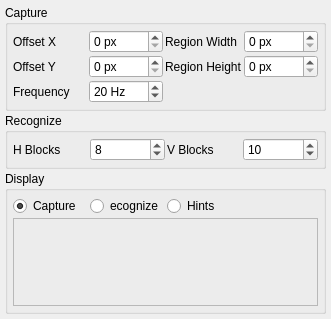
<?xml version="1.0" encoding="UTF-8"?>
<ui version="4.0">
 <class>WindowForm</class>
 <widget class="QWidget" name="WindowForm">
  <property name="geometry">
   <rect>
    <x>0</x>
    <y>0</y>
    <width>331</width>
    <height>319</height>
   </rect>
  </property>
  <property name="windowTitle">
   <string>BioCheat v.0.8</string>
  </property>
  <layout class="QVBoxLayout" name="verticalLayout">
   <item>
    <widget class="QGroupBox" name="capBox">
     <property name="title">
      <string>Capture</string>
     </property>
     <layout class="QGridLayout" name="gridLayout">
      <item row="0" column="0">
       <widget class="QLabel" name="xOffsetLabel">
        <property name="text">
         <string>Offset X</string>
        </property>
       </widget>
      </item>
      <item row="0" column="1">
       <widget class="QSpinBox" name="xOffset">
        <property name="suffix">
         <string> px</string>
        </property>
       </widget>
      </item>
      <item row="0" column="2">
       <widget class="QLabel" name="regionWidthLabel">
        <property name="text">
         <string>Region Width</string>
        </property>
       </widget>
      </item>
      <item row="0" column="3">
       <widget class="QSpinBox" name="regionWidth">
        <property name="suffix">
         <string> px</string>
        </property>
       </widget>
      </item>
      <item row="1" column="0">
       <widget class="QLabel" name="yOffsetLabel">
        <property name="text">
         <string>Offset Y</string>
        </property>
       </widget>
      </item>
      <item row="1" column="1">
       <widget class="QSpinBox" name="yOffset">
        <property name="suffix">
         <string> px</string>
        </property>
       </widget>
      </item>
      <item row="1" column="2">
       <widget class="QLabel" name="regionHeightLabel">
        <property name="text">
         <string>Region Height</string>
        </property>
       </widget>
      </item>
      <item row="1" column="3">
       <widget class="QSpinBox" name="regionHeight">
        <property name="suffix">
         <string> px</string>
        </property>
       </widget>
      </item>
      <item row="2" column="0">
       <widget class="QLabel" name="yOffsetLabel_2">
        <property name="text">
         <string>Frequency</string>
        </property>
       </widget>
      </item>
      <item row="2" column="1">
       <widget class="QSpinBox" name="frequency">
        <property name="suffix">
         <string> Hz</string>
        </property>
        <property name="minimum">
         <number>2</number>
        </property>
        <property name="maximum">
         <number>100</number>
        </property>
        <property name="value">
         <number>20</number>
        </property>
       </widget>
      </item>
     </layout>
    </widget>
   </item>
   <item>
    <widget class="QGroupBox" name="groupBox">
     <property name="title">
      <string>Recognize</string>
     </property>
     <layout class="QGridLayout" name="gridLayout_2">
      <item row="0" column="0">
       <widget class="QLabel" name="xOffsetLabel_2">
        <property name="text">
         <string>H Blocks</string>
        </property>
       </widget>
      </item>
      <item row="0" column="1">
       <widget class="QSpinBox" name="hBlocks">
        <property name="minimum">
         <number>1</number>
        </property>
        <property name="value">
         <number>8</number>
        </property>
       </widget>
      </item>
      <item row="0" column="2">
       <widget class="QLabel" name="regionWidthLabel_2">
        <property name="text">
         <string>V Blocks</string>
        </property>
       </widget>
      </item>
      <item row="0" column="3">
       <widget class="QSpinBox" name="vBlocks">
        <property name="suffix">
         <string/>
        </property>
        <property name="minimum">
         <number>1</number>
        </property>
        <property name="value">
         <number>10</number>
        </property>
       </widget>
      </item>
     </layout>
    </widget>
   </item>
   <item>
    <widget class="QGroupBox" name="groupBox_2">
     <property name="title">
      <string>Display</string>
     </property>
     <layout class="QGridLayout" name="gridLayout_3">
      <item row="0" column="0">
       <widget class="QRadioButton" name="display1">
        <property name="text">
         <string>Capture</string>
        </property>
        <property name="checked">
         <bool>true</bool>
        </property>
       </widget>
      </item>
      <item row="0" column="1">
       <widget class="QRadioButton" name="display2">
        <property name="text">
         <string>ecognize</string>
        </property>
       </widget>
      </item>
      <item row="0" column="2">
       <widget class="QRadioButton" name="display3">
        <property name="text">
         <string>Hints</string>
        </property>
       </widget>
      </item>
      <item row="1" column="0" colspan="4">
       <widget class="Visualizer" name="visualizer">
        <property name="sizePolicy">
         <sizepolicy hsizetype="MinimumExpanding" vsizetype="MinimumExpanding">
          <horstretch>0</horstretch>
          <verstretch>0</verstretch>
         </sizepolicy>
        </property>
        <property name="frameShape">
         <enum>QFrame::StyledPanel</enum>
        </property>
        <property name="frameShadow">
         <enum>QFrame::Raised</enum>
        </property>
       </widget>
      </item>
     </layout>
    </widget>
   </item>
  </layout>
 </widget>
 <layoutdefault spacing="2" margin="5"/>
 <customwidgets>
  <customwidget>
   <class>Visualizer</class>
   <extends>QFrame</extends>
   <header location="global">Visualizer.h</header>
   <container>1</container>
  </customwidget>
 </customwidgets>
 <resources/>
 <connections/>
</ui>
